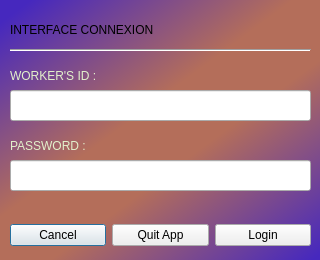
<?xml version="1.0" encoding="UTF-8"?>
<ui version="4.0">
 <class>Dialog2</class>
 <widget class="QDialog" name="Dialog2">
  <property name="geometry">
   <rect>
    <x>0</x>
    <y>0</y>
    <width>320</width>
    <height>260</height>
   </rect>
  </property>
  <property name="windowTitle">
   <string>Dialog</string>
  </property>
  <property name="styleSheet">
   <string notr="true">#Dialog2
{
background: qlineargradient(spread:reflect, x1:0.0452261, y1:0, x2:0.517588, y2:0.517, stop:0.0502513 rgba(70, 40, 190, 255), stop:0.839196 rgba(180, 110, 90, 255));
}</string>
  </property>
  <widget class="QLabel" name="labelIdentifiant">
   <property name="geometry">
    <rect>
     <x>10</x>
     <y>60</y>
     <width>181</width>
     <height>31</height>
    </rect>
   </property>
   <property name="styleSheet">
    <string notr="true">#labelIdentifiant
{
	color:rgb(227, 240, 203);
	
	font: 12pt &quot;Modern No. 20&quot;;
}</string>
   </property>
   <property name="text">
    <string>WORKER'S ID :</string>
   </property>
  </widget>
  <widget class="QLabel" name="labelMotdepasse">
   <property name="geometry">
    <rect>
     <x>10</x>
     <y>130</y>
     <width>141</width>
     <height>31</height>
    </rect>
   </property>
   <property name="styleSheet">
    <string notr="true">#labelMotdepasse
{
	color:rgb(227, 240, 203);
	font: 12pt &quot;Modern No. 20&quot;;
}</string>
   </property>
   <property name="text">
    <string>PASSWORD :</string>
   </property>
  </widget>
  <widget class="Line" name="line">
   <property name="geometry">
    <rect>
     <x>10</x>
     <y>40</y>
     <width>301</width>
     <height>20</height>
    </rect>
   </property>
   <property name="orientation">
    <enum>Qt::Horizontal</enum>
   </property>
  </widget>
  <widget class="QWidget" name="horizontalLayoutWidget">
   <property name="geometry">
    <rect>
     <x>10</x>
     <y>220</y>
     <width>301</width>
     <height>31</height>
    </rect>
   </property>
   <layout class="QHBoxLayout" name="horizontalLayout">
    <item>
     <widget class="QPushButton" name="cancel">
      <property name="styleSheet">
       <string notr="true">#cancel
{
font: 8.5pt &quot;Batang&quot;;
}</string>
      </property>
      <property name="text">
       <string>Cancel</string>
      </property>
     </widget>
    </item>
    <item>
     <widget class="QPushButton" name="quit">
      <property name="styleSheet">
       <string notr="true">#quit
{
font: 8.5pt &quot;Batang&quot;;
}</string>
      </property>
      <property name="text">
       <string>Quit App</string>
      </property>
     </widget>
    </item>
    <item>
     <widget class="QPushButton" name="login">
      <property name="styleSheet">
       <string notr="true">#login
{
font: 8.5pt &quot;Batang&quot;;
}</string>
      </property>
      <property name="text">
       <string>Login</string>
      </property>
     </widget>
    </item>
   </layout>
  </widget>
  <widget class="QLineEdit" name="workerId">
   <property name="geometry">
    <rect>
     <x>10</x>
     <y>90</y>
     <width>301</width>
     <height>31</height>
    </rect>
   </property>
   <property name="styleSheet">
    <string notr="true">font: 11pt &quot;Copperplate Gothic Bold&quot;;</string>
   </property>
  </widget>
  <widget class="QLineEdit" name="password">
   <property name="geometry">
    <rect>
     <x>10</x>
     <y>160</y>
     <width>301</width>
     <height>31</height>
    </rect>
   </property>
   <property name="styleSheet">
    <string notr="true">font: 11pt &quot;Copperplate Gothic Bold&quot;;</string>
   </property>
   <property name="echoMode">
    <enum>QLineEdit::Password</enum>
   </property>
  </widget>
  <widget class="QLabel" name="label">
   <property name="geometry">
    <rect>
     <x>10</x>
     <y>20</y>
     <width>321</width>
     <height>20</height>
    </rect>
   </property>
   <property name="styleSheet">
    <string notr="true">font: 900 italic 18pt &quot;Segoe UI&quot;;</string>
   </property>
   <property name="text">
    <string>INTERFACE CONNEXION</string>
   </property>
  </widget>
 </widget>
 <resources/>
 <connections>
  <connection>
   <sender>cancel</sender>
   <signal>clicked()</signal>
   <receiver>Dialog2</receiver>
   <slot>close()</slot>
   <hints>
    <hint type="sourcelabel">
     <x>76</x>
     <y>246</y>
    </hint>
    <hint type="destinationlabel">
     <x>129</x>
     <y>259</y>
    </hint>
   </hints>
  </connection>
 </connections>
</ui>
